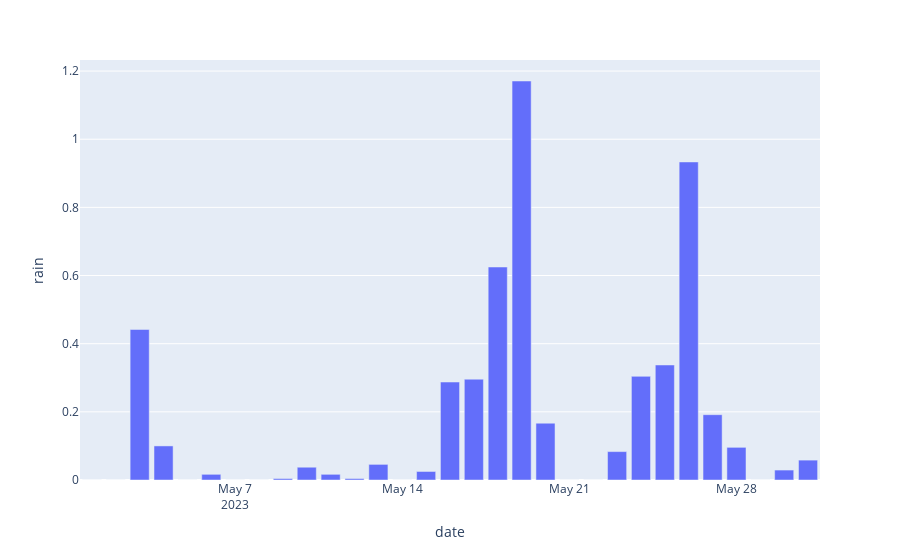

Notebook cell for this chart:
### Code cell
fig = px.bar(monthly_df, x=monthly_df['date'], y=monthly_df['rain'])
fig.show()
